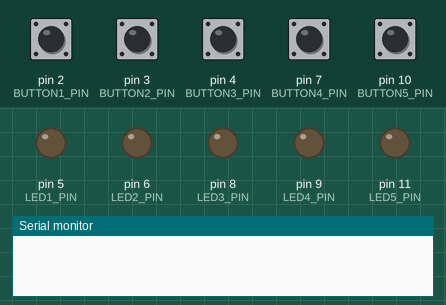
The sketch below on a simulated Arduino Uno, built with avr-gcc and run on an emulated ATmega328P. On the bench: output pins drawn as LEDs (lit = HIGH), the last lines printed to the serial monitor. Inputs (shaded band) come from the test bench; at power-on: pin 2 (BUTTON1_PIN), pin 3 (BUTTON2_PIN), pin 4 (BUTTON3_PIN), pin 10 (BUTTON5_PIN) HIGH, pin 7 (BUTTON4_PIN) LOW.

Above: at 1.2 s.
1.3 s: pin 4 (BUTTON3_PIN) pulled LOW for 0.15 s
At 2.1 s:
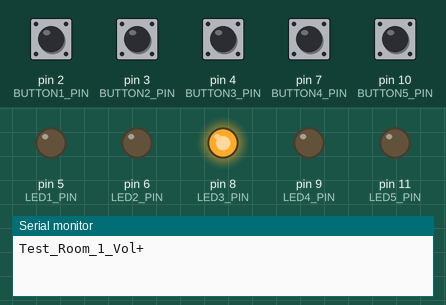
4.4 s: pin 2 (BUTTON1_PIN) pulled LOW for 0.15 s
At 4.7 s:
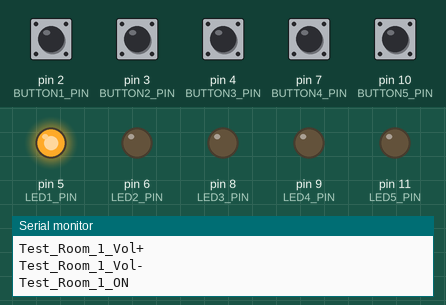
6.9 s: pin 3 (BUTTON2_PIN) pulled LOW for 0.15 s
At 7.7 s:
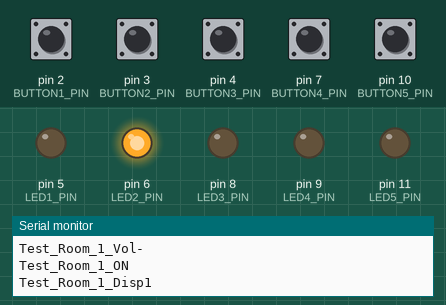
9.4 s: pin 10 (BUTTON5_PIN) pulled LOW for 0.15 s
At 9.7 s:
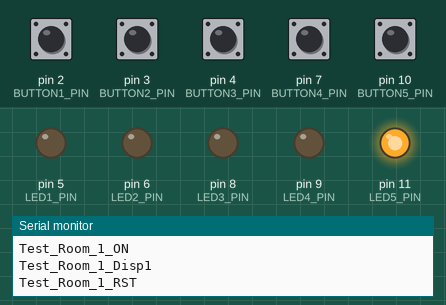
11.9 s: pin 4 (BUTTON3_PIN) pulled LOW for 1 s
At 13.6 s:
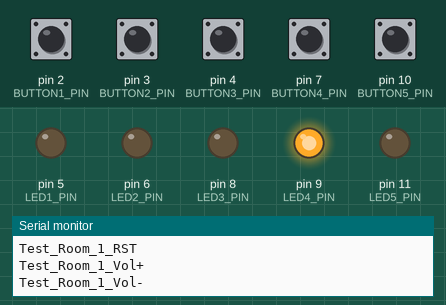
15.4 s: pin 7 (BUTTON4_PIN) pulled HIGH for 1 s
At 18.2 s:
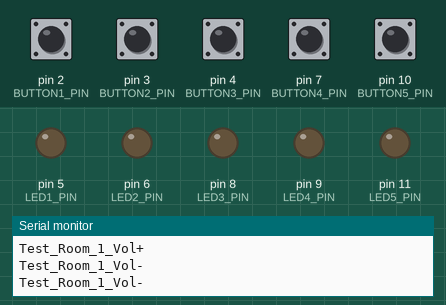
Timing chart, 0 to 19.7 s (numbered marks = the images above; inputs shaded):
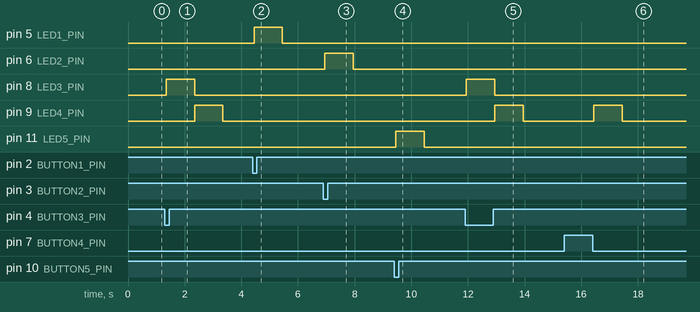

Measured:
- after the input at 1.3 s, pin 8 (LED3_PIN): LOW → HIGH after 0.05 s, → LOW 1.0 s later; pin 9 (LED4_PIN): LOW → HIGH after 1.1 s, → LOW 1.0 s later
- after the input at 4.4 s, pin 5 (LED1_PIN): LOW → HIGH after 0.05 s, → LOW 1.0 s later
- after the input at 6.9 s, pin 6 (LED2_PIN): LOW → HIGH after 0.05 s, → LOW 1.0 s later
- after the input at 9.4 s, pin 11 (LED5_PIN): LOW → HIGH after 0.05 s, → LOW 1.0 s later
- after the input at 11.9 s, pin 8 (LED3_PIN): LOW → HIGH after 0.05 s, → LOW 1.0 s later; pin 9 (LED4_PIN): LOW → HIGH after 1.0 s, → LOW 1.0 s later
- after the input at 15.4 s, pin 9 (LED4_PIN): LOW → HIGH after 1.1 s, → LOW 1.0 s later

The sketch:

STMM_Keypad.ino
```cpp
const int BUTTON1_PIN = 2;    // Pin connected to button 1 (ON/OFF)
const int BUTTON2_PIN = 3;    // Pin connected to button 2 (Disp)
const int BUTTON3_PIN = 4;    // Pin connected to button 3 (Vol +)
const int BUTTON4_PIN = 7;    // Pin connected to button 4 (Vol -)
const int BUTTON5_PIN = 10;   // Pin connected to button 5 (Reset)
const int LED1_PIN = 5;       // Pin connected to LED 1 (ON/OFF)
const int LED2_PIN = 6;       // Pin connected to LED 2 (Disp)
const int LED3_PIN = 8;       // Pin connected to LED 3 (Vol +)
const int LED4_PIN = 9;       // Pin connected to LED 4 (Vol -)
const int LED5_PIN = 11;      // Pin connected to LED 5 (Reset)

const unsigned long DEBOUNCE_DELAY = 50; // Debounce delay in milliseconds
const unsigned long LED_ON_DURATION = 1000; // LED on duration (1 second)

struct Button {
  int pin;
  int lastState;
  unsigned long lastDebounceTime;
  bool pressed;
};

Button buttons[] = {
  {BUTTON1_PIN, HIGH, 0, false},
  {BUTTON2_PIN, HIGH, 0, false},
  {BUTTON3_PIN, HIGH, 0, false},
  {BUTTON4_PIN, HIGH, 0, false},
  {BUTTON5_PIN, HIGH, 0, false},
};

void setup() {
  Serial.begin(9600); // Initialize Serial for communication
  for (int i = 0; i < 5; i++) {
    pinMode(buttons[i].pin, INPUT_PULLUP); // Set button pins to input pull-up mode
  }
  pinMode(LED1_PIN, OUTPUT); // Set LED pins to output mode
  pinMode(LED2_PIN, OUTPUT);
  pinMode(LED3_PIN, OUTPUT);
  pinMode(LED4_PIN, OUTPUT);
  pinMode(LED5_PIN, OUTPUT);

  // Ensure all LEDs are off initially
  digitalWrite(LED1_PIN, LOW);
  digitalWrite(LED2_PIN, LOW);
  digitalWrite(LED3_PIN, LOW);
  digitalWrite(LED4_PIN, LOW);
  digitalWrite(LED5_PIN, LOW);
}

void loop() {
  for (int i = 0; i < 5; i++) {
    Button &btn = buttons[i];
    int reading = digitalRead(btn.pin);

    // Check if the button state has changed
    if (reading != btn.lastState) {
      btn.lastDebounceTime = millis(); // Reset debounce timer
    }

    // Check if enough time has passed to consider the button state stable
    if ((millis() - btn.lastDebounceTime) > DEBOUNCE_DELAY) {
      // Check if the button state has changed
      if (reading != btn.pressed) {
        btn.pressed = reading; // Update button state

        if (btn.pressed == LOW) { // Button pressed
          handleButtonPress(i);
        }
      }
    }

    // Save the reading for next comparison
    btn.lastState = reading;
  }

  // Turn off LEDs after their on duration
  checkLEDs();
}

void handleButtonPress(int index) {
  static bool serialState1 = false;
  static int serialState2 = 1;

  switch (index) {
    case 0: // Button 1
      serialState1 = !serialState1;
      Serial.println(serialState1 ? "Test_Room_1_ON" : "Test_Room_1_OFF");
      digitalWrite(LED1_PIN, HIGH);
      delay(LED_ON_DURATION); // Keep LED on for duration
      digitalWrite(LED1_PIN, LOW);
      break;

    case 1: // Button 2
      Serial.print("Test_Room_1_Disp");
      Serial.println(serialState2);
      serialState2 = (serialState2 % 3) + 1; // Cycle through 1, 2, 3
      digitalWrite(LED2_PIN, HIGH);
      delay(LED_ON_DURATION); // Keep LED on for duration
      digitalWrite(LED2_PIN, LOW);
      break;

    case 2: // Button 3 (Vol +)
      Serial.println("Test_Room_1_Vol+");
      digitalWrite(LED3_PIN, HIGH);
      delay(LED_ON_DURATION); // Keep LED on for duration
      digitalWrite(LED3_PIN, LOW);
      break;

    case 3: // Button 4 (Vol -)
      Serial.println("Test_Room_1_Vol-");
      digitalWrite(LED4_PIN, HIGH);
      delay(LED_ON_DURATION); // Keep LED on for duration
      digitalWrite(LED4_PIN, LOW);
      break;

    case 4: // Button 5 (Reset)
      Serial.println("Test_Room_1_RST");
      digitalWrite(LED5_PIN, HIGH);
      delay(LED_ON_DURATION); // Keep LED on for duration
      digitalWrite(LED5_PIN, LOW);
      delay(500); // Additional delay to ensure reset signal is recognized
      asm volatile ("  jmp 0"); // Reset the microcontroller
      break;
  }
}

void checkLEDs() {
  // Ensure LEDs are off after their duration
  for (int i = 0; i < 5; i++) {
    if (digitalRead(buttons[i].pin) == LOW) {
      digitalWrite(LED1_PIN + i, LOW);
    }
  }
}
```
